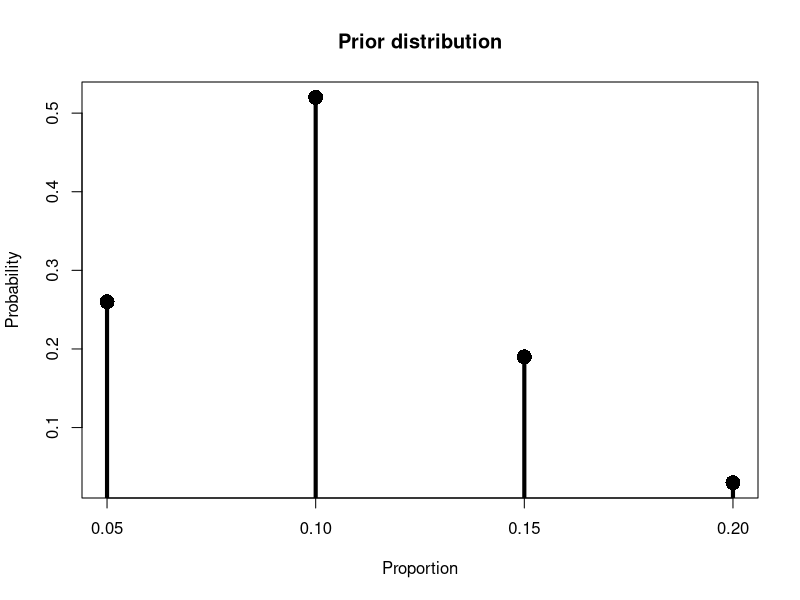
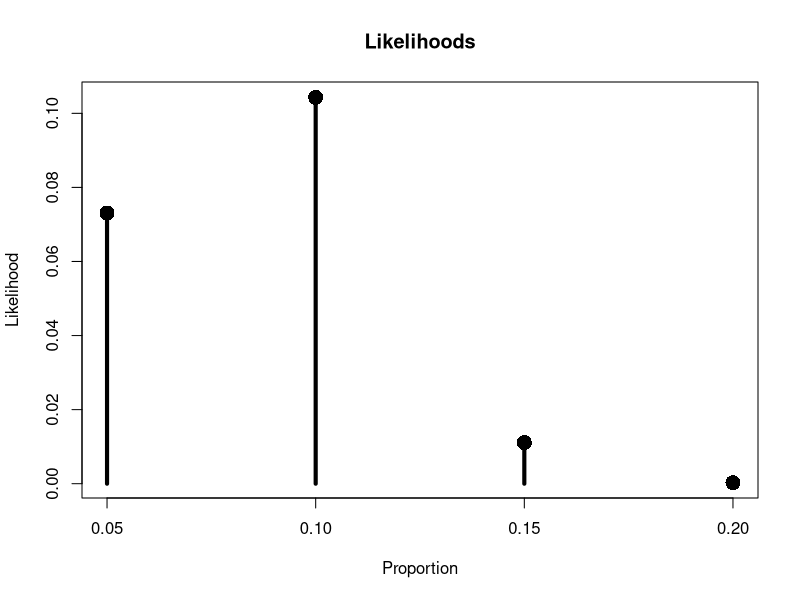
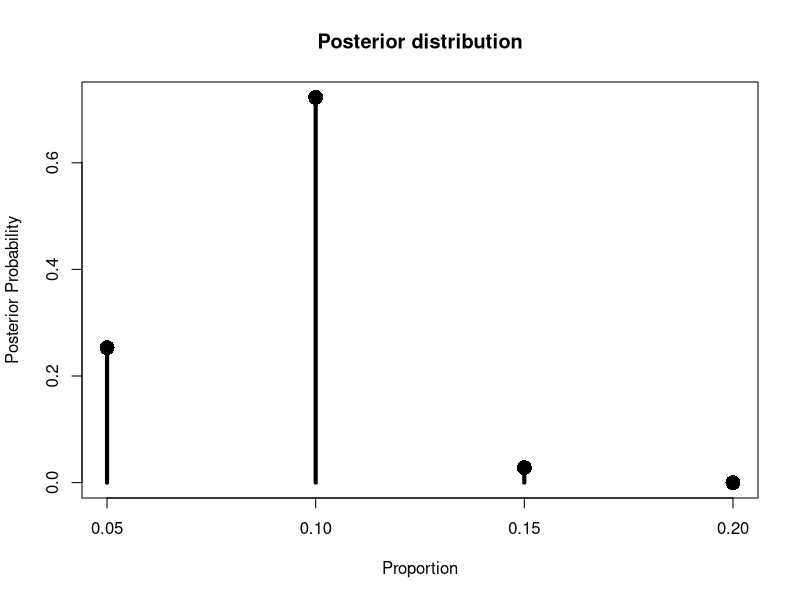

The R source for these figures, in order:
## ---- chunk 1
#| label: NHST approach

# binom.test(successes, total trials, prob success)
binom.test(8, 104, 0.1)
## ---- chunk 2
#| label: create prop weights

# set 'plausibility' on proportions of 5, 10, 15 & 20%
props <- seq(0.05, 0.2, 0.05) # my proportions
wgts <- c(4, 8, 3, 0.5) # arbitrary plausibility weight for each proportion; most on 0.1
cbind(props, wgts)
## ---- chunk 3
#| label: convert weights to probabilities
priors <- round(wgts/sum(wgts),2) # convert weights to probabilities
cbind(props, wgts, priors)
## ---- chunk 4
#| label: prior probability distribution
#| fig-cap: Fig 1. The prior probability distribution
plot(props, priors, type='h', xlab = 'Proportion', ylab='Probability', main = 'Prior distribution', lwd=4)
points(props, priors, pch=16, cex=2)
## ---- chunk 5
#| label: dbinom() to calculate likelihood for 5%
# binomial prob for 8 successes out of 104 trials with prob s = 0.05
dbinom(8, 104, 0.05)
## ---- chunk 6
#| label: calculate likelihood for each hypothetical proportion
#| fig-cap: Fig 2. The likelihoods

# calc all likelihoods
like_vec <- dbinom(8, 104, props) |> 
  round(4)

# plot likelihoods
plot(props, like_vec, type='h', xlab = 'Proportion', ylab='Likelihood', lwd=4, main = 'Likelihoods')
points(props, like_vec, pch=16, cex=2)
## ---- chunk 7
#| label: create Bayes box table
# Bayes box table
bayes_tab <- data.frame(theta = props, prior = priors, likelihood = round(like_vec,4))
knitr::kable(bayes_tab, caption = "Table 1. Priors and likelihoods for different proportions.")
## ---- chunk 8
#| label: calculate numerator for Bayes theorem
# calc Bayes numerators
like_x_prior <- like_vec * priors
bayes_tab$like_x_prior <- round(like_x_prior, 4)
knitr::kable(bayes_tab, caption = "Table 2. Priors, likelihoods and their product for different proportions.")
## ---- chunk 9
#| label: denominator for Bayes theorem
# calc Bayes denominator (evidence)
denom <- sum(bayes_tab$like_x_prior) |> 
  round(3)
## ---- chunk 10
#| label: calculate posteriors

# calc posteriors
post <- bayes_tab$like_x_prior/denom |>
  round(4)
# add posterior probs to the table
bayes_tab$post <- round(post, 4)
knitr::kable(bayes_tab, caption = "Table 3. Priors, likelihoods, their product and posterior probabilities for different proportions.")
## ---- chunk 11
#| label: Posterior distribution plot
#| fig-cap: Fig 3. The posterior distribution
# plot the posteriors
plot(bayes_tab$theta, bayes_tab$post, type='h', xlab='Proportion', ylab='Posterior Probability', main = 'Posterior distribution', lwd=4)
points(bayes_tab$theta, bayes_tab$post, pch=16, cex=2)
